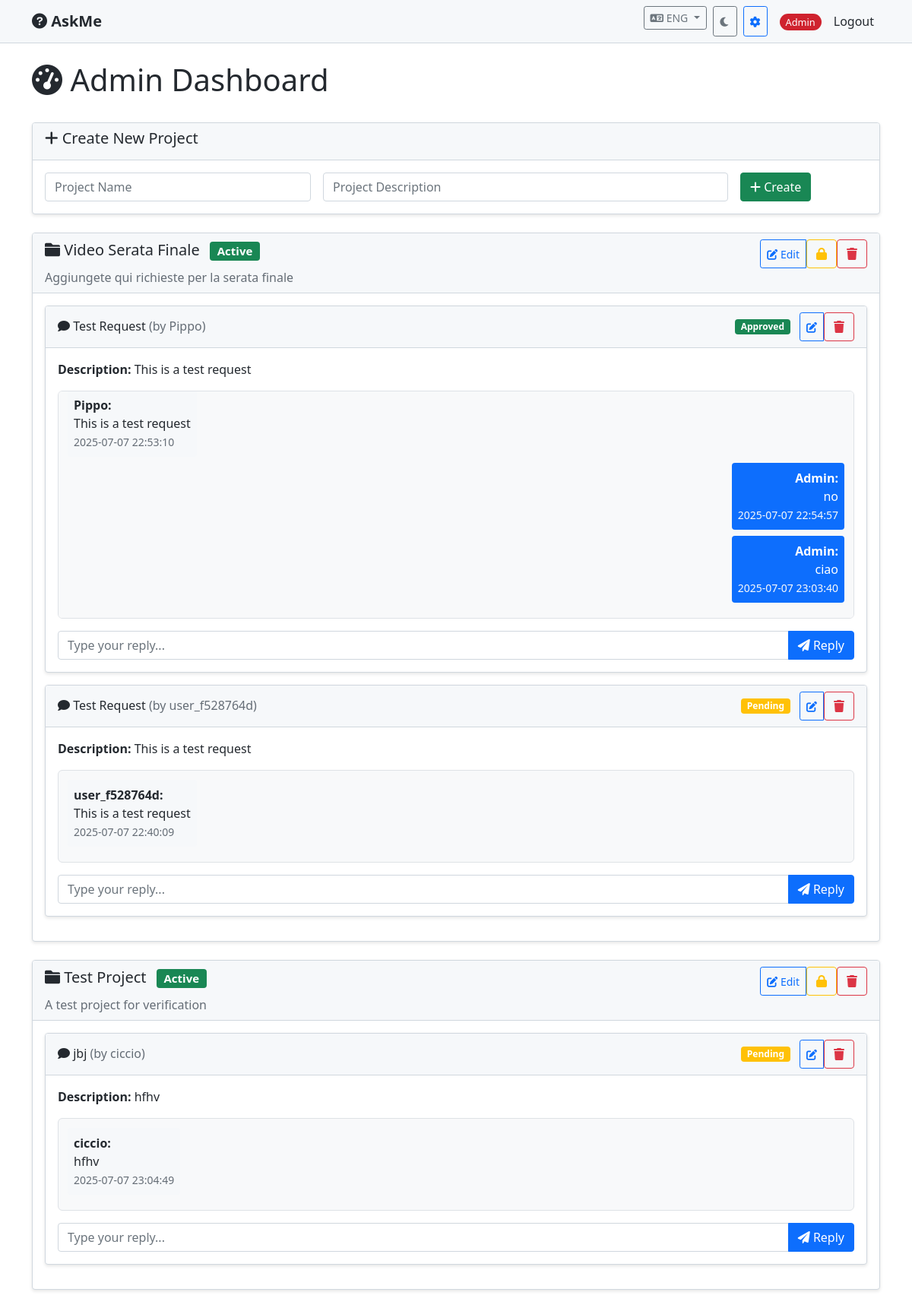
/admin (signed in), run on the app's committed database.
### tables this page shows
CREATE TABLE user_preferences (
            id INTEGER PRIMARY KEY AUTOINCREMENT,
            user_ip TEXT NOT NULL UNIQUE,
            custom_nickname TEXT,
            language TEXT DEFAULT 'en',
            theme TEXT DEFAULT 'light',
            created_at TIMESTAMP DEFAULT CURRENT_TIMESTAMP,
            updated_at TIMESTAMP DEFAULT CURRENT_TIMESTAMP
        );

CREATE TABLE projects (
            id INTEGER PRIMARY KEY AUTOINCREMENT,
            name TEXT NOT NULL UNIQUE,
            description TEXT,
            is_locked BOOLEAN DEFAULT 0,
            created_at TIMESTAMP DEFAULT CURRENT_TIMESTAMP
        );

CREATE TABLE requests (
            id INTEGER PRIMARY KEY AUTOINCREMENT,
            project_id INTEGER,
            username TEXT NOT NULL,
            user_ip TEXT NOT NULL,
            title TEXT NOT NULL,
            description TEXT,
            status TEXT DEFAULT 'pending',
            admin_response TEXT,
            tags TEXT,
            is_blocked BOOLEAN DEFAULT 0,
            created_at TIMESTAMP DEFAULT CURRENT_TIMESTAMP,
            updated_at TIMESTAMP DEFAULT CURRENT_TIMESTAMP,
            FOREIGN KEY (project_id) REFERENCES projects (id)
        );

CREATE TABLE messages (
            id INTEGER PRIMARY KEY AUTOINCREMENT,
            request_id INTEGER,
            sender_type TEXT NOT NULL, -- 'user' or 'admin'
            sender_name TEXT NOT NULL,
            message TEXT NOT NULL,
            created_at TIMESTAMP DEFAULT CURRENT_TIMESTAMP,
            FOREIGN KEY (request_id) REFERENCES requests (id)
        );

### app.py (the view)
@app.route('/admin')
def admin_dashboard():
    if not session.get('admin'):
        return redirect(url_for('admin_login'))
    user_prefs = get_user_preferences('admin')
    conn = get_db()
    projects = conn.execute('SELECT * FROM projects').fetchall()
    projects_with_requests = []
    for project in projects:
        requests = conn.execute('''
            SELECT * FROM requests
            WHERE project_id = ?
            ORDER BY created_at DESC
        ''', (project['id'],)).fetchall()
        requests_with_messages = []
        for req in requests:
            messages = conn.execute('''
                SELECT * FROM messages
                WHERE request_id = ?
                ORDER BY created_at ASC
            ''', (req['id'],)).fetchall()
            requests_with_messages.append({
                'request': req,
                'messages': messages
            })
        projects_with_requests.append({
            'project': project,
            'requests_with_messages': requests_with_messages
        })
    conn.close()
    return render_template('admin_dashboard.html',
                         projects_with_requests=projects_with_requests,
                         user_prefs=user_prefs)

### app.py (called while the page is built, shortened)
def get_db():
    conn = sqlite3.connect(DATABASE)
    conn.row_factory = sqlite3.Row
    return conn

def get_username_from_ip(ip):
    hash_object = hashlib.md5(ip.encode())
    return f"user_{hash_object.hexdigest()[:8]}"

def get_user_preferences(ip):
    conn = get_db()
    prefs = conn.execute('SELECT * FROM user_preferences WHERE user_ip = ?', (ip,)).fetchone()
    conn.close()
    return prefs

@app.context_processor
def utility_processor():
    return dict(get_username_from_ip=get_username_from_ip)

### templates/admin_dashboard.html (shortened to what this page needs)
{% extends "base.html" %}
{% block content %}
<div class="row">
    <div class="col-md-12">
        <div class="d-flex justify-content-between align-items-center mb-4">
            <h1><i class="fas fa-tachometer-alt"></i> Admin Dashboard</h1>
        </div>
        <div class="card mb-4">
            <div class="card-header">
                <h5><i class="fas fa-plus"></i> Create New Project</h5>
            </div>
            <div class="card-body">
                <form method="POST" action="{{ url_for('create_project') }}" class="row g-3">
                    <div class="col-md-4">
                        <input type="text" class="form-control" name="name" placeholder="Project Name" required>
                    </div>
                    <div class="col-md-6">
                        <input type="text" class="form-control" name="description" placeholder="Project Description">
                    </div>
                    <div class="col-md-2">
                        <button type="submit" class="btn btn-success">
                            <i class="fas fa-plus"></i> Create
                        </button>
                    </div>
                </form>
            </div>
        </div>
        {% for project_data in projects_with_requests %}
        <div class="card mb-4">
            <div class="card-header">
                <div class="d-flex justify-content-between align-items-center">
                    <h5>
                        <i class="fas fa-folder"></i> {{ project_data.project.name }}
                        {% if project_data.project.is_locked %}
                            <span class="badge bg-danger ms-2">Locked</span>
                        {% else %}
                            <span class="badge bg-success ms-2">Active</span>
                        {% endif %}
                    </h5>
                    <div class="btn-group btn-group-sm">
                        <button type="button" class="btn btn-outline-primary"
                                data-bs-toggle="modal" data-bs-target="#editProjectModal{{ project_data.project.id }}">
                            <i class="fas fa-edit"></i> Edit
                        </button>
                        <form method="POST" action="{{ url_for('toggle_project_lock', project_id=project_data.project.id) }}" class="d-inline">
                            <button type="submit" class="btn btn-outline-warning">
                                <i class="fas fa-{% if project_data.project.is_locked %}unlock{% else %}lock{% endif %}"></i>
                            </button>
                        </form>
                        <form method="POST" action="{{ url_for('delete_project', project_id=project_data.project.id) }}" class="d-inline"
                              onsubmit="return confirm('Are you sure you want to delete this project and all its requests?')">
                            <button type="submit" class="btn btn-outline-danger">
                                <i class="fas fa-trash"></i>
                            </button>
                        </form>
                    </div>
                </div>
                <p class="mb-0 text-muted">{{ project_data.project.description or 'No description' }}</p>
            </div>
            <div class="card-body">
                {% if project_data.requests_with_messages %}
                    {% for request_data in project_data.requests_with_messages %}
                    <div class="card mb-3 {% if request_data.request.is_blocked %}request-blocked{% endif %}">
                        <div class="card-header">
                            <div class="d-flex justify-content-between align-items-center">
                                <h6 class="mb-0">
                                    <i class="fas fa-comment"></i> {{ request_data.request.title }}
                                    <span class="text-muted">(by {{ request_data.request.username }})</span>
                                </h6>
                                <div>
                                    {% if request_data.request.status == 'pending' %}
                                        <span class="badge bg-warning">Pending</span>
                                    {% elif request_data.request.status == 'approved' %}
                                        <span class="badge bg-success">Approved</span>
                                    {% elif request_data.request.status == 'rejected' %}
                                        <span class="badge bg-danger">Rejected</span>
                                    {% elif request_data.request.status == 'completed' %}
                                        <span class="badge bg-info">Completed</span>
                                    {% endif %}
                                    <div class="btn-group btn-group-sm ms-2">
                                        <button type="button" class="btn btn-outline-primary"
                                                data-bs-toggle="modal" data-bs-target="#requestModal{{ request_data.request.id }}">
                                            <i class="fas fa-edit"></i>
                                        </button>
                                        <form method="POST" action="{{ url_for('delete_request', request_id=request_data.request.id) }}" class="d-inline"
                                              onsubmit="return confirm('Are you sure you want to delete this request?')">
                                            <button type="submit" class="btn btn-outline-danger">
                                                <i class="fas fa-trash"></i>
                                            </button>
                                        </form>
                                    </div>
                                </div>
                            </div>
                        </div>
                        <div class="card-body">
                            <p><strong>Description:</strong> {{ request_data.request.description or 'No description provided' }}</p>
                            <div class="chat-container" style="max-height: 300px; overflow-y: auto; border: 1px solid #dee2e6; border-radius: 0.375rem; padding: 0.75rem; background-color: #f8f9fa;">
                                {% for message in request_data.messages %}
                                <div class="message mb-2 {% if message.sender_type == 'admin' %}text-end{% endif %}">
                                    <div class="d-inline-block p-2 rounded {% if message.sender_type == 'admin' %}bg-primary text-white{% else %}bg-light{% endif %}" style="max-width: 70%;">
                                        <strong>{{ message.sender_name }}:</strong><br>
                                        {{ message.message }}
                                        <br><small class="{% if message.sender_type == 'admin' %}text-light{% else %}text-muted{% endif %}">{{ message.created_at }}</small>
                                    </div>
                                </div>
                                {% endfor %}
                            </div>
                            <form method="POST" action="{{ url_for('admin_add_message', request_id=request_data.request.id) }}" class="mt-3">
                                <div class="input-group">
                                    <input type="text" class="form-control" name="message" placeholder="Type your reply..." required>
                                    <button type="submit" class="btn btn-primary">
                                        <i class="fas fa-paper-plane"></i> Reply
                                    </button>
                                </div>
                            </form>
                        </div>
                    </div>
                    {% endfor %}
                {% else %}
                    <p class="text-muted">No requests for this project yet.</p>
                {% endif %}
            </div>
        </div>
        {% endfor %}
    </div>
</div>
{% endblock %}

### static/css/style.css (style rules this page uses)
:root { --primary-color: #0969da; --secondary-color: #26292c; --success-color: #1a7f37; --danger-color: #cf222e; --warning-color: #d1242f; --info-color: #0969da; --light-color: #f6f8fa; --dark-color: #24292f; --body-bg: #ffffff; --body-color: #24292f; --card-bg: #ffffff; --card-header-bg: #f6f8fa; --border-color: #d0d7de; --navbar-bg: #f6f8fa; --navbar-color: #24292f; --form-bg: #ffffff; --form-color: #24292f; --table-stripe-bg: rgba(175, 184, 193, 0.2); --chat-bg: #f6f8fa; --text-muted: #656d76; --modal-bg: #ffffff; }
body { background-color: var(--body-bg); color: var(--body-color); transition: background-color 0.3s ease, color 0.3s ease; }
.card { background-color: var(--card-bg); border-color: var(--border-color); box-shadow: 0 2px 4px rgba(0, 0, 0, 0.1); transition: background-color 0.3s ease, border-color 0.3s ease; }
.card-header { background-color: var(--card-header-bg); border-bottom: 1px solid var(--border-color); color: var(--body-color); }
.form-control { background-color: var(--form-bg); border-color: var(--border-color); color: var(--form-color); transition: background-color 0.3s ease, border-color 0.3s ease, color 0.3s ease; }
.chat-container { background-color: var(--chat-bg); border: 1px solid var(--border-color); border-radius: 0.375rem; padding: 0.75rem; max-height: 300px; overflow-y: auto; scrollbar-width: thin; scrollbar-color: var(--secondary-color) var(--chat-bg); }
.message { animation: fadeIn 0.3s ease-in; }
.message .bg-light { background-color: var(--light-color) !important; }
.text-muted { color: var(--text-muted) !important; }
.btn { transition: all 0.3s ease; }
* { transition: background-color 0.3s ease, color 0.3s ease, border-color 0.3s ease; }

### data on the page
projects: project.name "Video Serata Finale", is_locked False (drawn), project "Aggiungete qui richieste per la serata finale"
requests: request "Test Request", request.username "Pippo", request "This is a test request"
messages: sender_name "Pippo", message "This is a test request", created_at "2025-07-07 22:53:10"
messages: sender_name "Admin", message "no", created_at "2025-07-07 22:54:57"
messages: sender_name "Admin", message "ciao", created_at "2025-07-07 23:03:40"
requests: request "Test Request", request.username "user_f528764d", request "This is a test request"
messages: sender_name "user_f528764d", message "This is a test request", created_at "2025-07-07 22:40:09"
projects: project.name "Test Project", is_locked False (drawn), project "A test project for verification"
requests: request "jbj", request.username "ciccio", request "hfhv"
messages: sender_name "ciccio", message "hfhv", created_at "2025-07-07 23:04:49"
